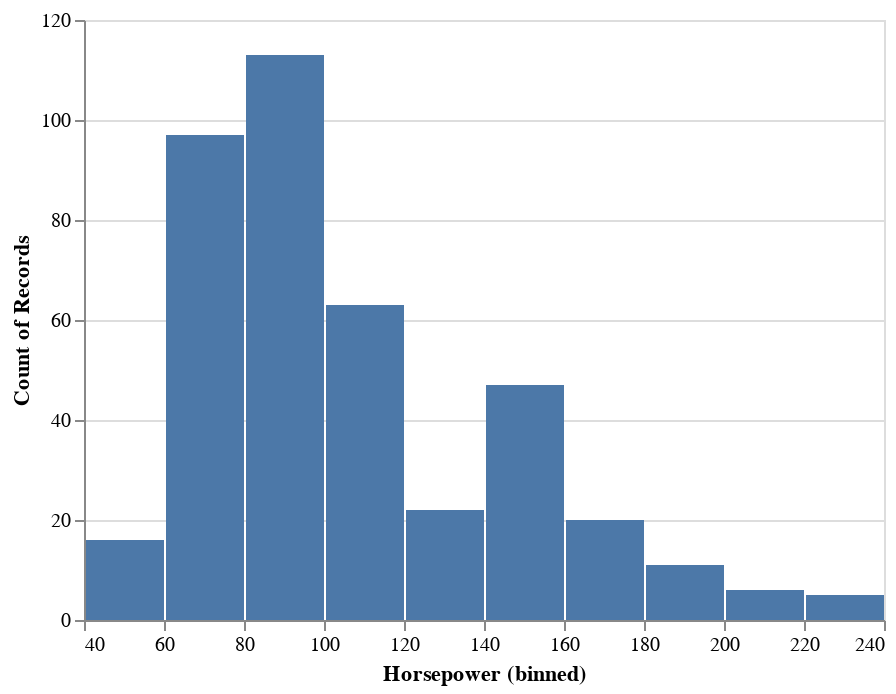

The notebook cell this image was saved under:
### Code cell
alt.Chart(cars).mark_bar().encode(
    alt.X("Horsepower", bin=True),
    #alt.X("Horsepower", bin=alt.BinParams(maxbins=50)),
    y='count()'
)

### Figure 1 — Vega-Lite specification as saved in the notebook (floating-point values rounded to 4 significant figures; data arrays with more than 128 entries replaced by an {"elided": "..."} marker saying what was removed)
{"config": {"view": {"continuousWidth": 400, "continuousHeight": 300}}, "data": {"name": "data-f02450ab61490a1363517a0190416235"}, "mark": "bar", "encoding": {"x": {"type": "quantitative", "bin": true, "field": "Horsepower"}, "y": {"type": "quantitative", "aggregate": "count"}}, "$schema": "https://vega.github.io/schema/vega-lite/v4.8.1.json", "datasets": {"data-f02450ab61490a1363517a0190416235": {"elided": "406 records"}}}
